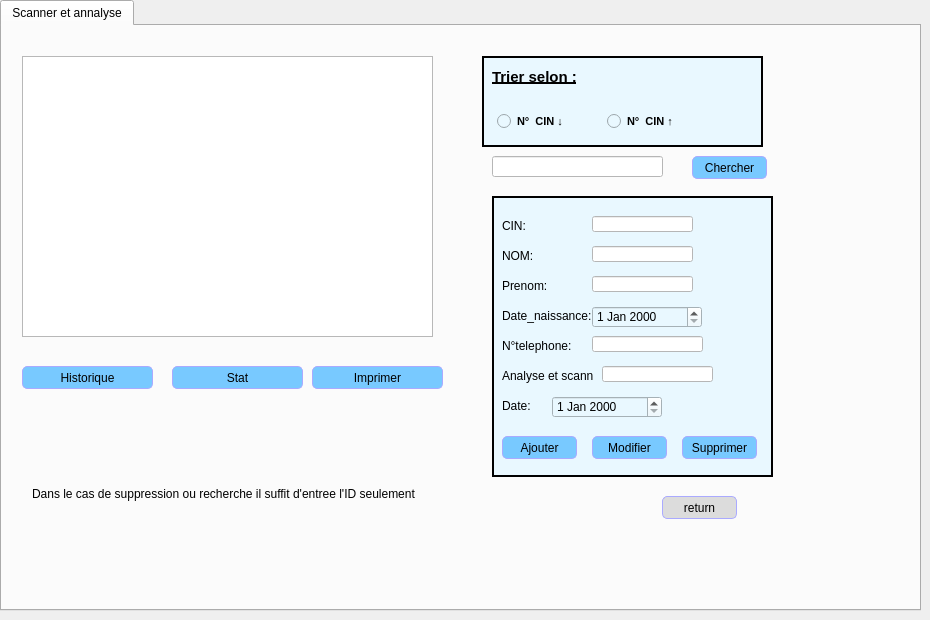
        <widget class="QWidget" name="page_25">
         <widget class="QTabWidget" name="tabWidget_17">
          <property name="geometry">
           <rect>
            <x>0</x>
            <y>0</y>
            <width>921</width>
            <height>611</height>
           </rect>
          </property>
          <widget class="QWidget" name="tab_20">
           <attribute name="title">
            <string>Scanner et annalyse</string>
           </attribute>
           <widget class="QPushButton" name="pushButton_36">
            <property name="geometry">
             <rect>
              <x>660</x>
              <y>470</y>
              <width>75</width>
              <height>23</height>
             </rect>
            </property>
            <property name="styleSheet">
             <string notr="true">QPushButton:checked {
    background-color: qlineargradient(spread:pad, x1:0, y1:0, x2:0, y2:1,   stop:0 rgb(120, 201, 255), stop:1 rgb(120, 0, 255))
}

QPushButton:hover {

	
	background-color: rgb(255, 0, 0);
}
QPushButton {
    background-color: rgb(220,220,220);
 border: 1px solid black;
	border-color: rgb(170, 170, 255);
     border-radius: 5px;
}</string>
            </property>
            <property name="text">
             <string>return</string>
            </property>
           </widget>
           <widget class="QPushButton" name="pushButton_80">
            <property name="geometry">
             <rect>
              <x>690</x>
              <y>130</y>
              <width>75</width>
              <height>23</height>
             </rect>
            </property>
            <property name="styleSheet">
             <string notr="true">QPushButton:checked {
    background-color: qlineargradient(spread:pad, x1:0, y1:0, x2:0, y2:1,   stop:0 rgb(120, 201, 255), stop:1 rgb(120, 0, 255))
}

QPushButton:hover {

	background-color: rgb(170, 255, 255);
}
QPushButton {
     background-color: rgb(120, 201, 255); border: 1px solid black;
	border-color: rgb(170, 170, 255);
     border-radius: 5px;
}</string>
            </property>
            <property name="text">
             <string>Chercher</string>
            </property>
           </widget>
           <widget class="QPushButton" name="pushButton_81">
            <property name="geometry">
             <rect>
              <x>310</x>
              <y>340</y>
              <width>131</width>
              <height>23</height>
             </rect>
            </property>
            <property name="styleSheet">
             <string notr="true">QPushButton:checked {
    background-color: qlineargradient(spread:pad, x1:0, y1:0, x2:0, y2:1,   stop:0 rgb(120, 201, 255), stop:1 rgb(120, 0, 255))
}

QPushButton:hover {

	background-color: rgb(170, 255, 255);
}
QPushButton {
     background-color: rgb(120, 201, 255); border: 1px solid black;
	border-color: rgb(170, 170, 255);
     border-radius: 5px;
}</string>
            </property>
            <property name="text">
             <string>Imprimer</string>
            </property>
           </widget>
           <widget class="QLabel" name="label_41">
            <property name="geometry">
             <rect>
              <x>30</x>
              <y>460</y>
              <width>451</width>
              <height>16</height>
             </rect>
            </property>
            <property name="text">
             <string>Dans le cas de suppression ou recherche il suffit d'entree l'ID seulement</string>
            </property>
           </widget>
           <widget class="QFrame" name="frame_7">
            <property name="geometry">
             <rect>
              <x>490</x>
              <y>170</y>
              <width>281</width>
              <height>281</height>
             </rect>
            </property>
            <property name="styleSheet">
             <string notr="true">background-color:rgb(233,248,255);</string>
            </property>
            <property name="frameShape">
             <enum>QFrame::Box</enum>
            </property>
            <property name="frameShadow">
             <enum>QFrame::Plain</enum>
            </property>
            <property name="lineWidth">
             <number>2</number>
            </property>
            <property name="midLineWidth">
             <number>0</number>
            </property>
            <widget class="QLabel" name="label_80">
             <property name="geometry">
              <rect>
               <x>10</x>
               <y>50</y>
               <width>31</width>
               <height>20</height>
              </rect>
             </property>
             <property name="styleSheet">
              <string notr="true">;</string>
             </property>
             <property name="text">
              <string>NOM:</string>
             </property>
            </widget>
            <widget class="QLabel" name="label_81">
             <property name="geometry">
              <rect>
               <x>10</x>
               <y>80</y>
               <width>61</width>
               <height>20</height>
              </rect>
             </property>
             <property name="styleSheet">
              <string notr="true"/>
             </property>
             <property name="text">
              <string>Prenom:</string>
             </property>
            </widget>
            <widget class="QLabel" name="label_82">
             <property name="geometry">
              <rect>
               <x>10</x>
               <y>110</y>
               <width>91</width>
               <height>20</height>
              </rect>
             </property>
             <property name="styleSheet">
              <string notr="true"/>
             </property>
             <property name="text">
              <string>Date_naissance:</string>
             </property>
            </widget>
            <widget class="QLineEdit" name="lineEdit_31">
             <property name="geometry">
              <rect>
               <x>100</x>
               <y>50</y>
               <width>101</width>
               <height>16</height>
              </rect>
             </property>
             <property name="styleSheet">
              <string notr="true">background-color: rgb(255, 255, 255);
font: 10pt &quot;MS Shell Dlg 2&quot;;
color: rgb(0, 0, 0);
text-decoration:none;</string>
             </property>
             <property name="clearButtonEnabled">
              <bool>true</bool>
             </property>
            </widget>
            <widget class="QLineEdit" name="lineEdit_33">
             <property name="geometry">
              <rect>
               <x>100</x>
               <y>80</y>
               <width>101</width>
               <height>16</height>
              </rect>
             </property>
             <property name="styleSheet">
              <string notr="true">background-color: rgb(255, 255, 255);</string>
             </property>
             <property name="clearButtonEnabled">
              <bool>true</bool>
             </property>
            </widget>
            <widget class="QLabel" name="label_83">
             <property name="geometry">
              <rect>
               <x>10</x>
               <y>140</y>
               <width>91</width>
               <height>20</height>
              </rect>
             </property>
             <property name="styleSheet">
              <string notr="true"/>
             </property>
             <property name="text">
              <string>N°telephone:</string>
             </property>
            </widget>
            <widget class="QLineEdit" name="lineEdit_34">
             <property name="geometry">
              <rect>
               <x>100</x>
               <y>140</y>
               <width>111</width>
               <height>16</height>
              </rect>
             </property>
             <property name="styleSheet">
              <string notr="true">background-color: rgb(255, 255, 255);
font: 10pt &quot;MS Shell Dlg 2&quot;;
color: rgb(0, 0, 0);text-decoration:none;</string>
             </property>
             <property name="clearButtonEnabled">
              <bool>true</bool>
             </property>
            </widget>
            <widget class="QLabel" name="label_84">
             <property name="geometry">
              <rect>
               <x>10</x>
               <y>170</y>
               <width>91</width>
               <height>20</height>
              </rect>
             </property>
             <property name="styleSheet">
              <string notr="true"/>
             </property>
             <property name="text">
              <string>Analyse et scanne: </string>
             </property>
            </widget>
            <widget class="QLineEdit" name="lineEdit_35">
             <property name="geometry">
              <rect>
               <x>110</x>
               <y>170</y>
               <width>111</width>
               <height>16</height>
              </rect>
             </property>
             <property name="styleSheet">
              <string notr="true">background-color: rgb(255, 255, 255);
font: 10pt &quot;MS Shell Dlg 2&quot;;
color: rgb(0, 0, 0);text-decoration:none;</string>
             </property>
             <property name="clearButtonEnabled">
              <bool>true</bool>
             </property>
            </widget>
            <widget class="QLabel" name="label_85">
             <property name="geometry">
              <rect>
               <x>10</x>
               <y>200</y>
               <width>31</width>
               <height>20</height>
              </rect>
             </property>
             <property name="styleSheet">
              <string notr="true"/>
             </property>
             <property name="text">
              <string>Date: </string>
             </property>
            </widget>
            <widget class="QDateEdit" name="dateEdit_8">
             <property name="geometry">
              <rect>
               <x>60</x>
               <y>200</y>
               <width>110</width>
               <height>22</height>
              </rect>
             </property>
            </widget>
            <widget class="QDateEdit" name="dateEdit_9">
             <property name="geometry">
              <rect>
               <x>100</x>
               <y>110</y>
               <width>110</width>
               <height>22</height>
              </rect>
             </property>
            </widget>
            <widget class="QPushButton" name="pushButton_79">
             <property name="geometry">
              <rect>
               <x>10</x>
               <y>240</y>
               <width>75</width>
               <height>23</height>
              </rect>
             </property>
             <property name="styleSheet">
              <string notr="true">QPushButton:checked {
    background-color: qlineargradient(spread:pad, x1:0, y1:0, x2:0, y2:1,   stop:0 rgb(120, 201, 255), stop:1 rgb(120, 0, 255))
}

QPushButton:hover {

	background-color: rgb(170, 255, 255);
}
QPushButton {
     background-color: rgb(120, 201, 255); border: 1px solid black;
	border-color: rgb(170, 170, 255);
     border-radius: 5px;
}</string>
             </property>
             <property name="text">
              <string>Ajouter</string>
             </property>
            </widget>
            <widget class="QPushButton" name="pushButton_76">
             <property name="geometry">
              <rect>
               <x>100</x>
               <y>240</y>
               <width>75</width>
               <height>23</height>
              </rect>
             </property>
             <property name="styleSheet">
              <string notr="true">QPushButton:checked {
    background-color: qlineargradient(spread:pad, x1:0, y1:0, x2:0, y2:1,   stop:0 rgb(120, 201, 255), stop:1 rgb(120, 0, 255))
}

QPushButton:hover {

	background-color: rgb(170, 255, 255);
}
QPushButton {
     background-color: rgb(120, 201, 255); border: 1px solid black;
	border-color: rgb(170, 170, 255);
     border-radius: 5px;
}</string>
             </property>
             <property name="text">
              <string>Modifier</string>
             </property>
            </widget>
            <widget class="QPushButton" name="pushButton_82">
             <property name="geometry">
              <rect>
               <x>190</x>
               <y>240</y>
               <width>75</width>
               <height>23</height>
              </rect>
             </property>
             <property name="styleSheet">
              <string notr="true">QPushButton:checked {
    background-color: qlineargradient(spread:pad, x1:0, y1:0, x2:0, y2:1,   stop:0 rgb(120, 201, 255), stop:1 rgb(120, 0, 255))
}

QPushButton:hover {

	background-color: rgb(170, 255, 255);
}
QPushButton {
     background-color: rgb(120, 201, 255); border: 1px solid black;
	border-color: rgb(170, 170, 255);
     border-radius: 5px;
}</string>
             </property>
             <property name="text">
              <string>Supprimer</string>
             </property>
            </widget>
            <widget class="QLabel" name="label_90">
             <property name="geometry">
              <rect>
               <x>10</x>
               <y>20</y>
               <width>31</width>
               <height>20</height>
              </rect>
             </property>
             <property name="styleSheet">
              <string notr="true">;</string>
             </property>
             <property name="text">
              <string>CIN:</string>
             </property>
            </widget>
            <widget class="QLineEdit" name="lineEdit_40">
             <property name="geometry">
              <rect>
               <x>100</x>
               <y>20</y>
               <width>101</width>
               <height>16</height>
              </rect>
             </property>
             <property name="styleSheet">
              <string notr="true">background-color: rgb(255, 255, 255);
font: 10pt &quot;MS Shell Dlg 2&quot;;
color: rgb(0, 0, 0);
text-decoration:none;</string>
             </property>
             <property name="clearButtonEnabled">
              <bool>true</bool>
             </property>
            </widget>
           </widget>
           <widget class="QLineEdit" name="lineEdit_36">
            <property name="geometry">
             <rect>
              <x>490</x>
              <y>130</y>
              <width>171</width>
              <height>21</height>
             </rect>
            </property>
            <property name="styleSheet">
             <string notr="true">background-color: rgb(255, 255, 255);
font: 10pt &quot;MS Shell Dlg 2&quot;;
color: rgb(0, 0, 0);text-decoration:none;</string>
            </property>
            <property name="clearButtonEnabled">
             <bool>true</bool>
            </property>
           </widget>
           <widget class="QTableView" name="afficher_scanner_2">
            <property name="geometry">
             <rect>
              <x>20</x>
              <y>30</y>
              <width>411</width>
              <height>281</height>
             </rect>
            </property>
            <property name="styleSheet">
             <string notr="true">QScrollBar:vertical {
color:0094ff;
                 background: #0094ff;
                }
                QScrollBar:horizontal {
color:0094ff;
                 background: #0094ff;
                }

QTableView  
{  
color:0094ff;
  qproperty-currentItemBackground: #00aa7f;  
}</string>
            </property>
           </widget>
           <widget class="QFrame" name="frame_6">
            <property name="geometry">
             <rect>
              <x>480</x>
              <y>30</y>
              <width>281</width>
              <height>91</height>
             </rect>
            </property>
            <property name="styleSheet">
             <string notr="true">background-color:rgb(233,248,255);</string>
            </property>
            <property name="frameShape">
             <enum>QFrame::Box</enum>
            </property>
            <property name="frameShadow">
             <enum>QFrame::Plain</enum>
            </property>
            <property name="lineWidth">
             <number>2</number>
            </property>
            <property name="midLineWidth">
             <number>0</number>
            </property>
            <widget class="QRadioButton" name="radioButton_12">
             <property name="geometry">
              <rect>
               <x>10</x>
               <y>50</y>
               <width>91</width>
               <height>31</height>
              </rect>
             </property>
             <property name="font">
              <font>
               <pointsize>8</pointsize>
               <weight>75</weight>
               <bold>true</bold>
              </font>
             </property>
             <property name="styleSheet">
              <string notr="true">
padding: 5px;
border-radius: 5px;

font-weight: bold;</string>
             </property>
             <property name="text">
              <string>N°  CIN ↓</string>
             </property>
            </widget>
            <widget class="QRadioButton" name="radioButton_14">
             <property name="geometry">
              <rect>
               <x>120</x>
               <y>50</y>
               <width>91</width>
               <height>31</height>
              </rect>
             </property>
             <property name="font">
              <font>
               <pointsize>8</pointsize>
               <weight>75</weight>
               <bold>true</bold>
              </font>
             </property>
             <property name="styleSheet">
              <string notr="true">
padding: 5px;
border-radius: 5px;

font-weight: bold;</string>
             </property>
             <property name="text">
              <string>N°  CIN ↑</string>
             </property>
            </widget>
            <widget class="QLabel" name="label_74">
             <property name="geometry">
              <rect>
               <x>10</x>
               <y>10</y>
               <width>101</width>
               <height>21</height>
              </rect>
             </property>
             <property name="font">
              <font>
               <pointsize>11</pointsize>
               <weight>75</weight>
               <bold>true</bold>
               <underline>true</underline>
              </font>
             </property>
             <property name="text">
              <string>Trier selon :</string>
             </property>
            </widget>
           </widget>
           <widget class="QPushButton" name="pushButton_88">
            <property name="geometry">
             <rect>
              <x>20</x>
              <y>340</y>
              <width>131</width>
              <height>23</height>
             </rect>
            </property>
            <property name="styleSheet">
             <string notr="true">QPushButton:checked {
    background-color: qlineargradient(spread:pad, x1:0, y1:0, x2:0, y2:1,   stop:0 rgb(120, 201, 255), stop:1 rgb(120, 0, 255))
}

QPushButton:hover {

	background-color: rgb(170, 255, 255);
}
QPushButton {
     background-color: rgb(120, 201, 255); border: 1px solid black;
	border-color: rgb(170, 170, 255);
     border-radius: 5px;
}</string>
            </property>
            <property name="text">
             <string>Historique</string>
            </property>
           </widget>
           <widget class="QPushButton" name="pushButton_90">
            <property name="geometry">
             <rect>
              <x>170</x>
              <y>340</y>
              <width>131</width>
              <height>23</height>
             </rect>
            </property>
            <property name="styleSheet">
             <string notr="true">QPushButton:checked {
    background-color: qlineargradient(spread:pad, x1:0, y1:0, x2:0, y2:1,   stop:0 rgb(120, 201, 255), stop:1 rgb(120, 0, 255))
}

QPushButton:hover {

	background-color: rgb(170, 255, 255);
}
QPushButton {
     background-color: rgb(120, 201, 255); border: 1px solid black;
	border-color: rgb(170, 170, 255);
     border-radius: 5px;
}</string>
            </property>
            <property name="text">
             <string>Stat</string>
            </property>
           </widget>
          </widget>
         </widget>
        </widget>
